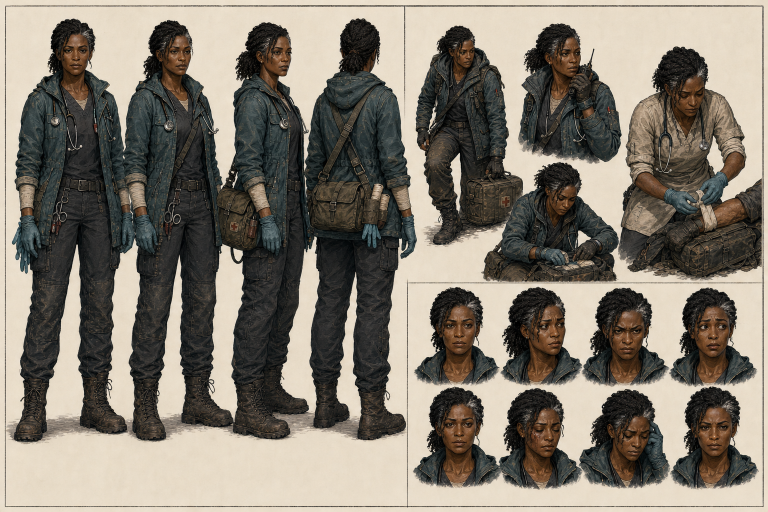
#> input picture assets/art/characters/source/imogen_shaw_sheet.png, 1536 x 1024 px (shown at 1/2 size)
$ python -i build_hollow_creek_assets.py   (imports and definitions only)
#> lines starting #> are read from the running program, lines starting #| are printed output that depends on the picture; after the words box and inside, x2 and y2 are one past the last pixel; in counts of white or black regions, pixels touching at a corner belong together
from __future__ import annotations

import math
import random
import struct
import wave
from pathlib import Path

from PIL import Image, ImageChops, ImageDraw, ImageEnhance, ImageFilter, ImageOps


ROOT = Path(__file__).resolve().parents[1]
ART = ROOT / "assets" / "art" / "hollow_creek"
CONCEPT = ROOT / "assets" / "concepts" / "vertical_slice"


# [14 lines left out: function ensure_dirs, not called in this run]


def fit_runtime(image: Image.Image) -> Image.Image:
    return ImageOps.fit(image.convert("RGB"), (720, 1116), method=Image.Resampling.LANCZOS, centering=(0.5, 0.48))


# [68 lines left out: functions save_environment_states, feathered_mask, save_layer, save_environment_layers, not called in this run]


def estimate_background(image: Image.Image) -> tuple[int, int, int]:
    rgb = image.convert("RGB")
    w, h = rgb.size
    samples = []
    for y in list(range(min(16, h))) + list(range(max(0, h - 16), h)):
        for x in range(0, w, max(1, w // 32)):
            samples.append(rgb.getpixel((x, y)))
    for x in list(range(min(16, w))) + list(range(max(0, w - 16), w)):
        for y in range(0, h, max(1, h // 32)):
            samples.append(rgb.getpixel((x, y)))
    samples.sort(key=lambda c: sum(c))
    mid = samples[len(samples) // 4 : len(samples) * 3 // 4]
    return tuple(sum(c[i] for c in mid) // max(1, len(mid)) for i in range(3))


def _keep_center_component(alpha: Image.Image) -> Image.Image:
    threshold = alpha.point(lambda value: 255 if value >= 72 else 0)
    w, h = threshold.size
    source = threshold.load()
    cx, cy = w // 2, h // 2
    candidates = []
    for radius in range(0, max(w, h), 6):
        for x, y in [(cx - radius, cy), (cx + radius, cy), (cx, cy - radius), (cx, cy + radius)]:
            if 0 <= x < w and 0 <= y < h and source[x, y]:
                candidates.append((x, y))
        if candidates:
            break
    if not candidates:
        return alpha
    stack = [candidates[0]]
    seen = {candidates[0]}
    while stack:
        x, y = stack.pop()
        for nx, ny in ((x - 1, y), (x + 1, y), (x, y - 1), (x, y + 1)):
            if 0 <= nx < w and 0 <= ny < h and source[nx, ny] and (nx, ny) not in seen:
                seen.add((nx, ny))
                stack.append((nx, ny))
    component = Image.new("L", (w, h), 0)
    cp = component.load()
    for x, y in seen:
        cp[x, y] = 255
    component = component.filter(ImageFilter.MaxFilter(7)).filter(ImageFilter.GaussianBlur(1.0))
    return ImageChops.multiply(alpha, component)


def remove_sheet_background(image: Image.Image, low: int = 28, high: int = 105) -> Image.Image:
    rgb = image.convert("RGB")
    bg = estimate_background(rgb)
    alpha = Image.new("L", rgb.size)
    ap = alpha.load()
    px = rgb.load()
    for y in range(rgb.height):
        for x in range(rgb.width):
            r, g, b = px[x, y]
            dist = math.sqrt((r - bg[0]) ** 2 + (g - bg[1]) ** 2 + (b - bg[2]) ** 2)
            saturation = max(r, g, b) - min(r, g, b)
            value = dist + saturation * 0.22
            ap[x, y] = int(max(0, min(255, (value - low) * 255 / max(1, high - low))))
    alpha = alpha.filter(ImageFilter.GaussianBlur(0.65))
    alpha = _keep_center_component(alpha)
    rgba = rgb.convert("RGBA")
    rgba.putalpha(alpha)
    bbox = alpha.getbbox()
    return rgba.crop(bbox) if bbox else rgba


# [243 lines left out: functions place_on_canvas, save_character_assets, save_construction_items, save_boarding_frames, material_texture, save_ui_textures and 6 more, not called in this run]


# [2 lines not run here, left out]

>>> from PIL import Image
>>> picture = Image.open('../assets/art/characters/source/imogen_shaw_sheet.png')
#> picture is the input picture: PIL image 1536x1024 RGB; mean R, G, B 129.5, 122.3, 110.8
>>> result = remove_sheet_background(picture)
#> after the loop in estimate_background, `for y in list(range(min(16, h))) + list(range(max(0, h - 16), h)):`: samples = 1024 items, first 6: (230, 221, 201), (236, 224, 203), (236, 225, 205), (236, 224, 205), (235, 224, 204), (235, 224, 205)
#> after the loop in estimate_background, `for x in list(range(min(16, w))) + list(range(max(0, w - 16), w)):`: samples = 2048 items, first 6: (230, 221, 201), (236, 224, 203), (236, 225, 205), (236, 224, 205), (235, 224, 204), (235, 224, 205)
#> in estimate_background, `mid = samples[len(samples) // 4 : len(samples) * 3 // 4]`: mid = 1024 items, first 6: (230, 218, 199), (230, 218, 199), (231, 218, 198), (231, 218, 199), (230, 218, 200), (230, 219, 199)
#> in remove_sheet_background, `bg = estimate_background(rgb)`: bg = (232, 220, 201)
#> in remove_sheet_background, `alpha = Image.new("L", rgb.size)`: alpha: PIL image 1536x1024 L; every value is 0
#> in remove_sheet_background, `alpha = alpha.filter(ImageFilter.GaussianBlur(0.65))`:
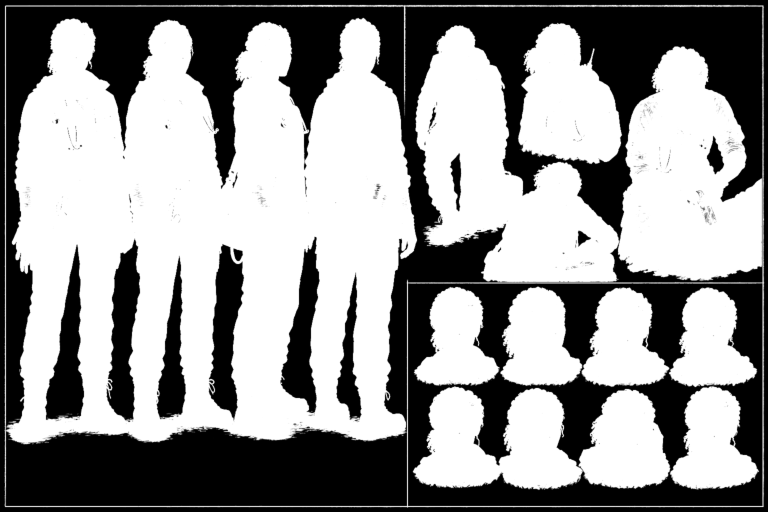
#> alpha: PIL image 1536x1024 L (shown at 1/2 size); min 0, max 255, mean 149.3
#> in _keep_center_component, `threshold = alpha.point(lambda value: 255 if value >= 72 else 0)`:
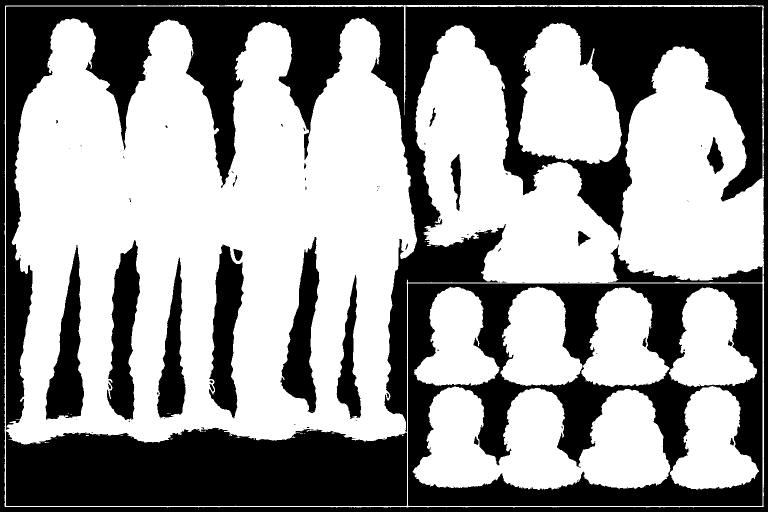
#> threshold: PIL image 1536x1024 L (shown at 1/2 size); 59.2% white; 96 black regions (69 under 20 px), largest, box (x1, y1, x2, y2) and area: (12, 13, 1525, 864) 269419, (816, 567, 1525, 1012) 131033, (12, 855, 814, 1012) 112050
#> in _keep_center_component, `component = component.filter(ImageFilter.MaxFilter(7)).filter(ImageFil..`:
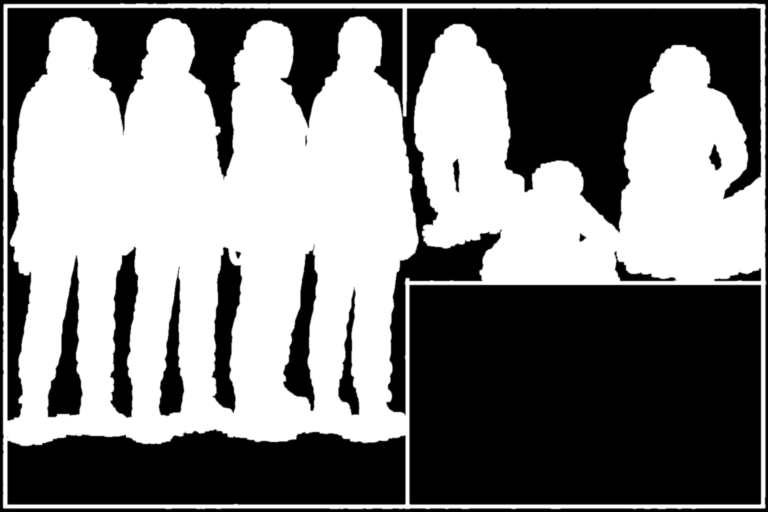
#> component: PIL image 1536x1024 L (shown at 1/2 size); min 0, max 255, mean 128.5
#> in _keep_center_component, `return ImageChops.multiply(alpha, component)`:
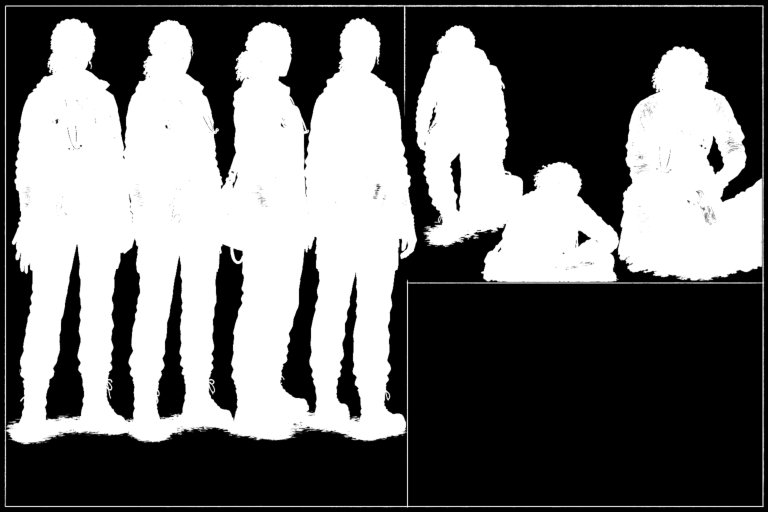
#> returned value: PIL image 1536x1024 L (shown at 1/2 size); min 0, max 255, mean 113.2
#> in remove_sheet_background, `rgba.putalpha(alpha)`:
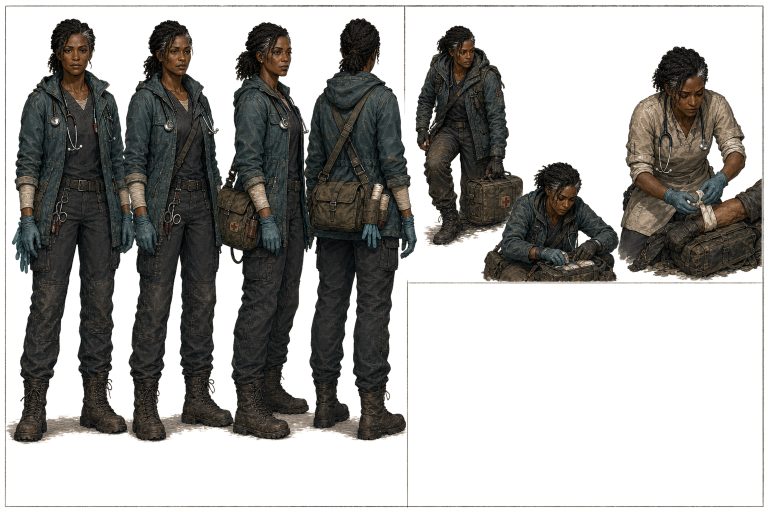
#> rgba: PIL image 1536x1024 RGBA (shown at 1/2 size); mean R, G, B, A 129.5, 122.3, 110.8, 113.2; transparent parts drawn white
#> in remove_sheet_background, `bbox = alpha.getbbox()`: bbox = (7, 8, 1530, 1017)
#> in remove_sheet_background, `return rgba.crop(bbox) if bbox else rgba`:
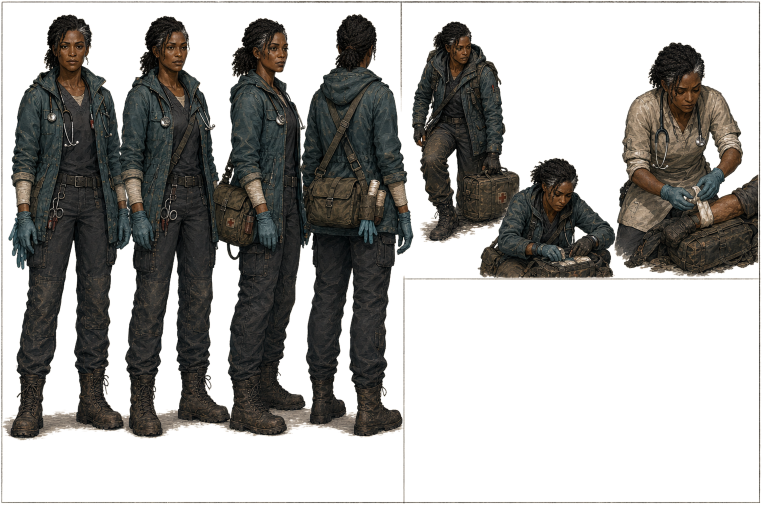
#> returned value: PIL image 1523x1009 RGBA (shown at 1/2 size); mean R, G, B, A 127, 120, 108.7, 115.8; transparent parts drawn white
